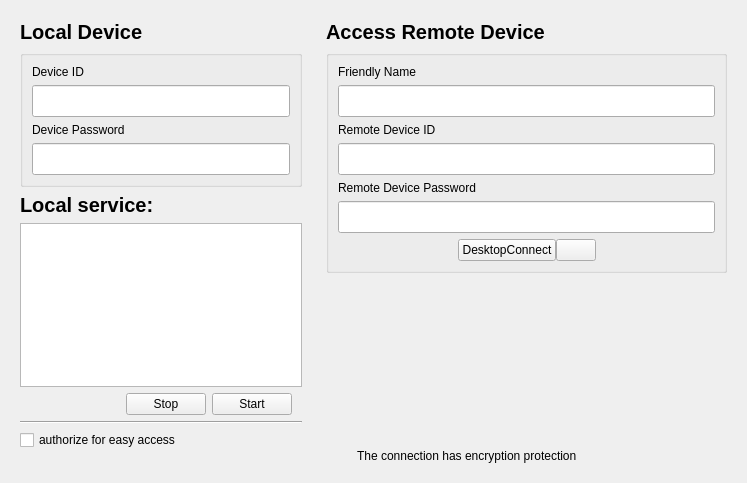
<?xml version="1.0" encoding="UTF-8"?>
<ui version="4.0">
 <class>QKxConnectionForm</class>
 <widget class="QWidget" name="QKxConnectionForm">
  <property name="geometry">
   <rect>
    <x>0</x>
    <y>0</y>
    <width>747</width>
    <height>483</height>
   </rect>
  </property>
  <property name="windowTitle">
   <string>Form</string>
  </property>
  <layout class="QHBoxLayout" name="horizontalLayout">
   <item>
    <widget class="QWidget" name="devicePanel" native="true">
     <property name="maximumSize">
      <size>
       <width>300</width>
       <height>16777215</height>
      </size>
     </property>
     <layout class="QVBoxLayout" name="verticalLayout_3">
      <property name="spacing">
       <number>6</number>
      </property>
      <property name="leftMargin">
       <number>9</number>
      </property>
      <property name="topMargin">
       <number>9</number>
      </property>
      <property name="rightMargin">
       <number>9</number>
      </property>
      <property name="bottomMargin">
       <number>9</number>
      </property>
      <item>
       <widget class="QLabel" name="label">
        <property name="sizePolicy">
         <sizepolicy hsizetype="Preferred" vsizetype="Fixed">
          <horstretch>0</horstretch>
          <verstretch>0</verstretch>
         </sizepolicy>
        </property>
        <property name="font">
         <font>
          <pointsize>15</pointsize>
          <weight>75</weight>
          <bold>true</bold>
         </font>
        </property>
        <property name="styleSheet">
         <string notr="true"/>
        </property>
        <property name="text">
         <string>Local Device</string>
        </property>
       </widget>
      </item>
      <item>
       <widget class="QGroupBox" name="groupBox">
        <property name="title">
         <string/>
        </property>
        <layout class="QVBoxLayout" name="verticalLayout_4">
         <property name="leftMargin">
          <number>9</number>
         </property>
         <item>
          <widget class="QLabel" name="label_2">
           <property name="font">
            <font>
             <weight>50</weight>
             <bold>false</bold>
            </font>
           </property>
           <property name="text">
            <string>Device ID</string>
           </property>
          </widget>
         </item>
         <item>
          <widget class="QLineEdit" name="deviceID">
           <property name="font">
            <font>
             <pointsize>15</pointsize>
             <weight>75</weight>
             <bold>true</bold>
            </font>
           </property>
          </widget>
         </item>
         <item>
          <widget class="QLabel" name="label_3">
           <property name="font">
            <font>
             <weight>50</weight>
             <bold>false</bold>
            </font>
           </property>
           <property name="text">
            <string>Device Password</string>
           </property>
          </widget>
         </item>
         <item>
          <widget class="QLineEdit" name="devicePassword">
           <property name="font">
            <font>
             <pointsize>15</pointsize>
             <weight>75</weight>
             <bold>true</bold>
            </font>
           </property>
          </widget>
         </item>
        </layout>
       </widget>
      </item>
      <item>
       <widget class="QLabel" name="label_6">
        <property name="font">
         <font>
          <pointsize>15</pointsize>
          <weight>75</weight>
          <bold>true</bold>
         </font>
        </property>
        <property name="text">
         <string>Local service:</string>
        </property>
       </widget>
      </item>
      <item>
       <widget class="QListView" name="localAbility">
        <property name="minimumSize">
         <size>
          <width>250</width>
          <height>0</height>
         </size>
        </property>
       </widget>
      </item>
      <item>
       <layout class="QHBoxLayout" name="horizontalLayout_3">
        <item>
         <spacer name="horizontalSpacer_3">
          <property name="orientation">
           <enum>Qt::Horizontal</enum>
          </property>
          <property name="sizeHint" stdset="0">
           <size>
            <width>40</width>
            <height>20</height>
           </size>
          </property>
         </spacer>
        </item>
        <item>
         <widget class="QPushButton" name="btnStop">
          <property name="text">
           <string>Stop</string>
          </property>
          <property name="icon">
           <iconset resource="feidesk.qrc">
            <normaloff>:/resource/skin/deactivate2.png</normaloff>:/resource/skin/deactivate2.png</iconset>
          </property>
         </widget>
        </item>
        <item>
         <widget class="QPushButton" name="btnStart">
          <property name="text">
           <string>Start</string>
          </property>
          <property name="icon">
           <iconset resource="feidesk.qrc">
            <normaloff>:/resource/skin/activate.png</normaloff>:/resource/skin/activate.png</iconset>
          </property>
         </widget>
        </item>
        <item>
         <spacer name="horizontalSpacer_4">
          <property name="orientation">
           <enum>Qt::Horizontal</enum>
          </property>
          <property name="sizeType">
           <enum>QSizePolicy::Fixed</enum>
          </property>
          <property name="sizeHint" stdset="0">
           <size>
            <width>10</width>
            <height>20</height>
           </size>
          </property>
         </spacer>
        </item>
       </layout>
      </item>
      <item>
       <widget class="Line" name="line">
        <property name="orientation">
         <enum>Qt::Horizontal</enum>
        </property>
       </widget>
      </item>
      <item>
       <widget class="QCheckBox" name="btnAuthorize">
        <property name="text">
         <string>authorize for easy access</string>
        </property>
       </widget>
      </item>
      <item>
       <spacer name="verticalSpacer">
        <property name="orientation">
         <enum>Qt::Vertical</enum>
        </property>
        <property name="sizeHint" stdset="0">
         <size>
          <width>20</width>
          <height>40</height>
         </size>
        </property>
       </spacer>
      </item>
     </layout>
    </widget>
   </item>
   <item>
    <widget class="QWidget" name="remotePanel" native="true">
     <layout class="QVBoxLayout" name="verticalLayout_2">
      <item>
       <widget class="QLabel" name="label_4">
        <property name="font">
         <font>
          <pointsize>15</pointsize>
          <weight>75</weight>
          <bold>true</bold>
         </font>
        </property>
        <property name="text">
         <string>Access Remote Device</string>
        </property>
       </widget>
      </item>
      <item>
       <widget class="QGroupBox" name="groupBox_2">
        <property name="title">
         <string/>
        </property>
        <layout class="QVBoxLayout" name="verticalLayout">
         <item>
          <layout class="QHBoxLayout" name="horizontalLayout_2">
           <item>
            <widget class="QLabel" name="label_9">
             <property name="text">
              <string>Friendly Name</string>
             </property>
            </widget>
           </item>
          </layout>
         </item>
         <item>
          <widget class="QLineEdit" name="friendlyName">
           <property name="font">
            <font>
             <pointsize>15</pointsize>
            </font>
           </property>
           <property name="placeholderText">
            <string/>
           </property>
          </widget>
         </item>
         <item>
          <widget class="QLabel" name="label_5">
           <property name="font">
            <font>
             <weight>50</weight>
             <bold>false</bold>
            </font>
           </property>
           <property name="text">
            <string>Remote Device ID</string>
           </property>
          </widget>
         </item>
         <item>
          <widget class="QLineEdit" name="remoteDeviceID">
           <property name="font">
            <font>
             <pointsize>15</pointsize>
            </font>
           </property>
          </widget>
         </item>
         <item>
          <widget class="QLabel" name="label_10">
           <property name="text">
            <string>Remote Device Password</string>
           </property>
          </widget>
         </item>
         <item>
          <widget class="QLineEdit" name="remoteDevicePassword">
           <property name="font">
            <font>
             <pointsize>15</pointsize>
            </font>
           </property>
          </widget>
         </item>
         <item>
          <layout class="QHBoxLayout" name="remoteConnectLayout">
           <property name="spacing">
            <number>0</number>
           </property>
           <item>
            <spacer name="horizontalSpacer">
             <property name="orientation">
              <enum>Qt::Horizontal</enum>
             </property>
             <property name="sizeHint" stdset="0">
              <size>
               <width>40</width>
               <height>20</height>
              </size>
             </property>
            </spacer>
           </item>
           <item>
            <widget class="QPushButton" name="btnIDConnect">
             <property name="text">
              <string>DesktopConnect</string>
             </property>
             <property name="icon">
              <iconset resource="feidesk.qrc">
               <normaloff>:/resource/skin/connect2.png</normaloff>:/resource/skin/connect2.png</iconset>
             </property>
            </widget>
           </item>
           <item>
            <widget class="QPushButton" name="btnIDConnectOption">
             <property name="text">
              <string/>
             </property>
             <property name="icon">
              <iconset resource="feidesk.qrc">
               <normaloff>:/resource/skin/down.png</normaloff>:/resource/skin/down.png</iconset>
             </property>
            </widget>
           </item>
           <item>
            <spacer name="horizontalSpacer_2">
             <property name="orientation">
              <enum>Qt::Horizontal</enum>
             </property>
             <property name="sizeHint" stdset="0">
              <size>
               <width>40</width>
               <height>20</height>
              </size>
             </property>
            </spacer>
           </item>
          </layout>
         </item>
        </layout>
       </widget>
      </item>
      <item>
       <spacer name="verticalSpacer_2">
        <property name="orientation">
         <enum>Qt::Vertical</enum>
        </property>
        <property name="sizeHint" stdset="0">
         <size>
          <width>20</width>
          <height>40</height>
         </size>
        </property>
       </spacer>
      </item>
      <item>
       <layout class="QHBoxLayout" name="horizontalLayout_4">
        <item>
         <widget class="QLabel" name="label_8">
          <property name="maximumSize">
           <size>
            <width>25</width>
            <height>25</height>
           </size>
          </property>
          <property name="text">
           <string/>
          </property>
          <property name="pixmap">
           <pixmap resource="feidesk.qrc">:/resource/skin/tips.png</pixmap>
          </property>
          <property name="scaledContents">
           <bool>true</bool>
          </property>
         </widget>
        </item>
        <item>
         <widget class="QLabel" name="label_7">
          <property name="text">
           <string>The connection has encryption protection</string>
          </property>
          <property name="wordWrap">
           <bool>true</bool>
          </property>
         </widget>
        </item>
       </layout>
      </item>
     </layout>
    </widget>
   </item>
  </layout>
 </widget>
 <resources>
  <include location="feidesk.qrc"/>
 </resources>
 <connections/>
</ui>
